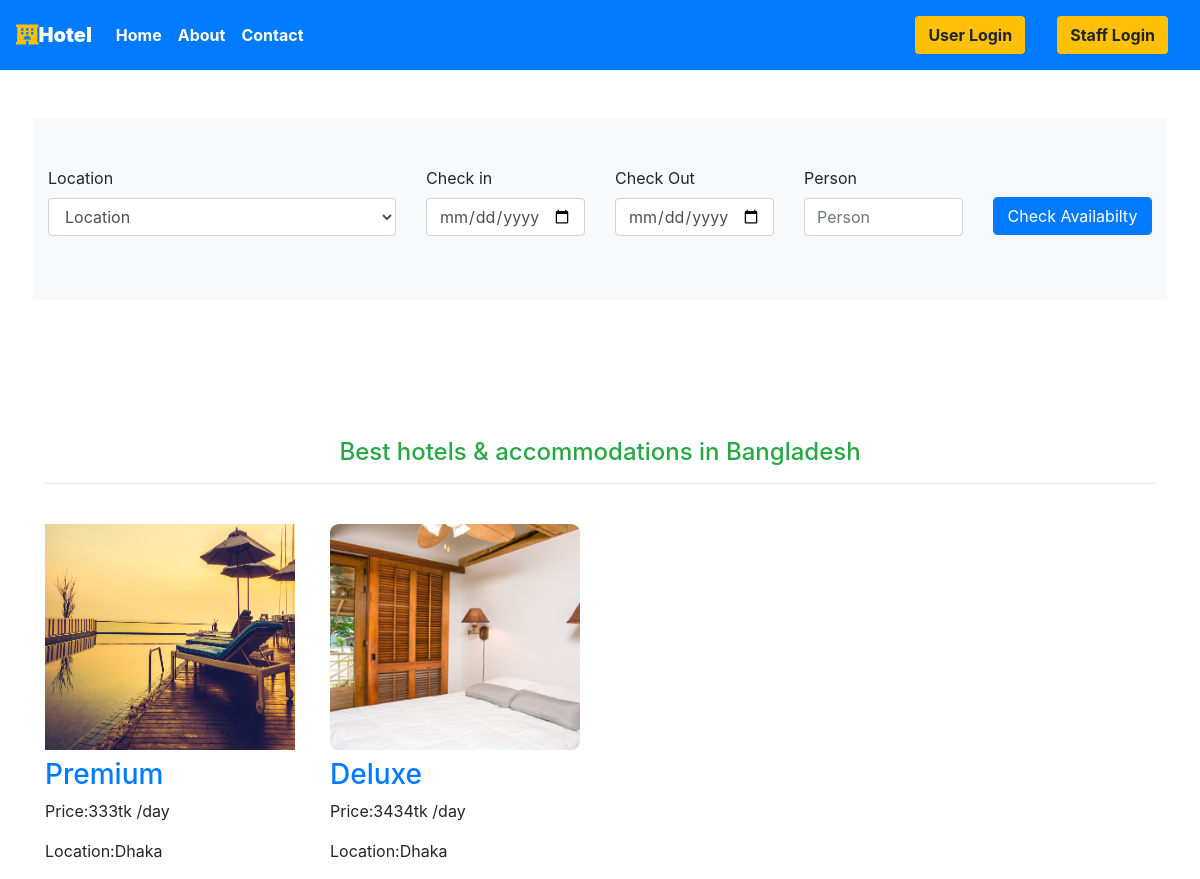
The page / on the database its author committed.
### main/models.py (models this page shows, shortened)
class Room(models.Model):
    ROOM_STATUS = (
    ("1", "available"),
    ("2", "not available"),
    )
    ROOM_TYPE = (
    ("1", "Premium"),
    ("2", "Deluxe"),
    ("3","Basic"),
    )
    id = models.AutoField(primary_key=True)
    room_type = models.CharField(max_length=50,choices = ROOM_TYPE)
    capacity = models.IntegerField()
    price = models.IntegerField()
    size = models.IntegerField()
    hotel = models.ForeignKey(Hotel, on_delete = models.CASCADE)
    status = models.CharField(choices =ROOM_STATUS,max_length = 15)
    roomnumber = models.IntegerField()
    photo=models.ImageField(upload_to='room/', null=True, blank=True)
    Services=models.CharField(max_length=30,null=True)

class Hotel(models.Model):
    id = models.AutoField(primary_key=True)
    name = models.CharField(max_length=30,null=True)
    owner = models.ForeignKey(CustomUser, blank=True, null=True, on_delete=models.CASCADE)
    location = models.CharField(max_length=50)
    state = models.CharField(max_length=50,null=True)
    country = models.CharField(max_length=50,null=True)
    photo=models.ImageField(upload_to='hotel/', null=True, blank=True)

### main/views.py (the view)
# urls.py: path('', include("main.urls"),name="homepage"),
def homepage(request):
    all_location = Hotel.objects.values_list('location','id').distinct().order_by()
    sroom = Room.objects.all()
    if request.method =="POST":
        try:
            print(request.POST)
            hotel = Hotel.objects.all().get(id=int(request.POST['search_location']))
            rr = []
            for each_reservation in Reservation.objects.all():
                if str(each_reservation.check_in) < str(request.POST['cin']) and str(each_reservation.check_out) < str(request.POST['cout']):
                    pass
                elif str(each_reservation.check_in) > str(request.POST['cin']) and str(each_reservation.check_out) > str(request.POST['cout']):
                    pass
                else:
                    rr.append(each_reservation.room.id)
            room = Room.objects.all().filter(hotel=hotel,capacity__gte = int(request.POST['capacity'])).exclude(id__in=rr)
            print(sroom)
            if len(room) == 0:
                messages.warning(request,"Sorry No Rooms Are Available on this time period")
            data = {'rooms':room,'srooms':sroom,'all_location':all_location,'flag':True}
            response = render(request,'index.html',data)
        except Exception as e:
            messages.error(request,e)
            response = render(request,'index.html',{'srooms':sroom,'all_location':all_location})
    else:
        data = {'srooms':sroom, 'all_location':all_location}
        response = render(request,'index.html',data)
    return HttpResponse(response)

### main/templatetags/app_tags.py (called while the page is built)
@register.filter(name='has_group')
def has_group(user, group_name):
    group = Group.objects.get(name=group_name)
    return True if group in user.groups.all() else False

@register.simple_tag(name="todays_date")
def get_current_date():
    now = date.today().isoformat()
    return now

@register.simple_tag(name="tommorow")
def get_current_date():
    max = (date.today()+timedelta(days=1)).isoformat()
    return max

### templates/index.html (shortened to what this page needs)
{% extends 'basic.html' %}
{% block body %}
<section>
  <div class="container-fluid py-5 px-5">
    <form action="" method="POST">
      <div class="row justify-content-center py-5 bg-light">
        <div class="col-lg-4">
          <label for="">Location</label>
          <select class="form-control" name="search_location" id="roomstatus">
            <option>Location</option>
          </select>
        </div>
        {% load app_tags %}
        <div class="col-lg-2">
          <label for="">Check in</label>
          <input
            class="form-control mr-sm-2"
            type="date"
            placeholder="Check in"
            name="cin"
            min="{%todays_date%}"
            max="{%"
            max_date
            %}
            aria-label="Search"
            required="True"
          />
        </div>
        <div class="col-lg-2">
          <label for="">Check Out</label>
          <input
            class="form-control mr-sm-2"
            type="date"
            placeholder="Check out"
            name="cout"
            min="{%tommorow%}"
            max="{%"
            max_date%}
            aria-label="Search"
            required="True"
          />
        </div>
        <div class="col-lg-2">
          <label for="">Person</label>
          <input
            class="form-control mr-sm-2"
            type="number"
            placeholder="Person"
            name="capacity"
            aria-label="Search"
            required="True"
          />
        </div>
        <div class="col-lg-2">
          <input
            type="submit"
            value="Check Availabilty"
            class="form-control mr-sm-2 btn btn-primary my-4"
            style="position: relative; top: 7px"
          />
        </div>
      </div>
    </form>
  </div>
</section>
<div class="container">
  <h4 style="text-align: center; color: #28a745!important;  margin-top: 90px;">Best hotels & accommodations in Bangladesh</h4>
  <hr>
  <div class="row">
    {% for r in srooms %}
    <div class="col-lg-3 col-md-4 col-sm-6">
      <h1><img style=" height: 250px;  width: 250px;"
        src="{{r.photo.url}}"
        alt="" width="250px"
        class="img-fluid pt-4"
      /></h1>
      <h3><a style="text-decoration: none;" href="/{{r.id}}">{{ r.get_room_type_display }}</a></h3>
      <p>Price:{{ r.price }}tk /day</p>
      <p>Location:{{ r.hotel.location }}</p>
    </div>
    {% endfor %}
  </div>
</div>
{% endblock body %}

### templates/basic.html (style rules this page uses)
a { text-decoration: none; }

### rows shown on the page
Room: photo (picture), room_type "Premium", price "333", hotel.location "Dhaka"
Room: photo (picture), room_type "Deluxe", price "3434", hotel.location "Dhaka"
